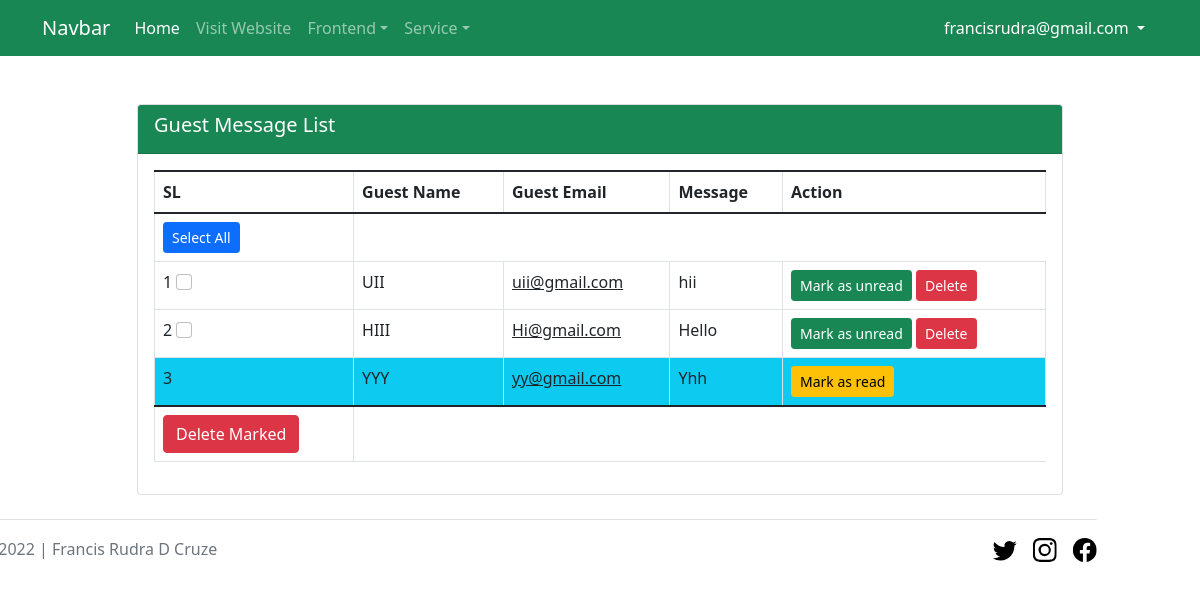
The page /admin/guest_message.php (signed in) on the database as committed earlier.
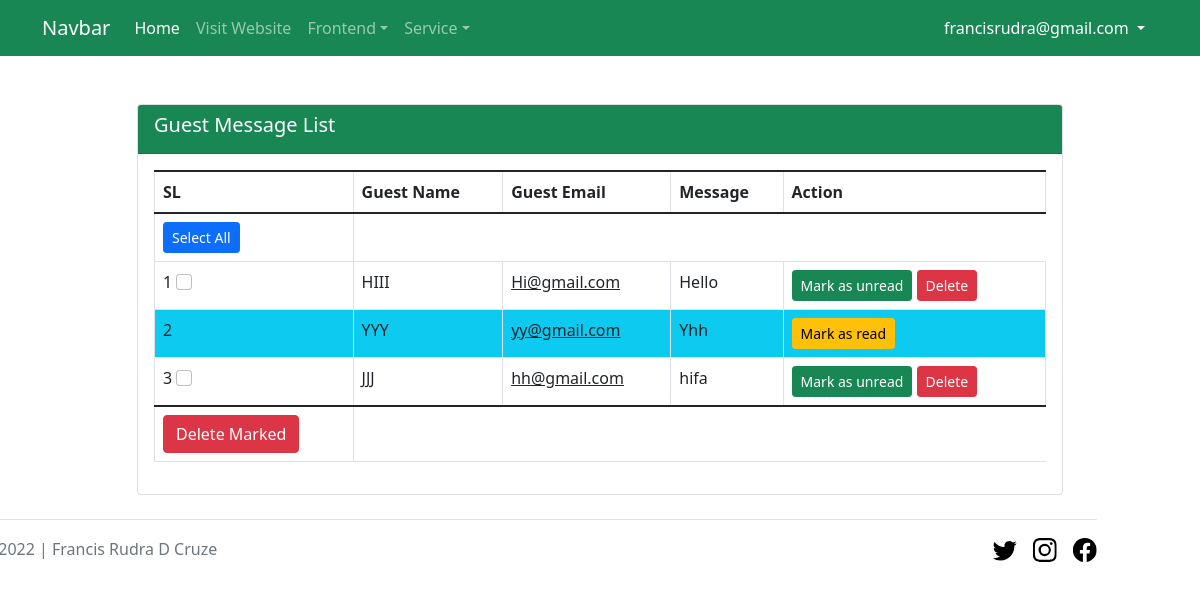
The same page on the database as committed later.
### tables this page shows
CREATE TABLE `guest_messages` (
  `id` int(11) NOT NULL,
  `guest_name` varchar(255) NOT NULL,
  `guest_email` varchar(255) NOT NULL,
  `guest_message` text NOT NULL,
  `read_status` int(1) NOT NULL DEFAULT 1
);

### db.php (called while the page is built)
<?php
function db_connect(){
    $db_host = "localhost";
    $db_user = "root";
    $db_pass = "";
    $db_name = "finance_business";
    return mysqli_connect($db_host, $db_user, $db_pass, $db_name);
}
function get_all($table_name){
    $get_query = "SELECT * FROM $table_name";
    return mysqli_query(db_connect(), $get_query);
}
?>

### admin/guest_message.php (the view, shortened to what this page needs)
<?php
    require_once('../header.php');
    require_once('navbar.php');
    require_once('../db.php');
?>
<section>
        <div class="container">
            <div class="row">
                <div class="col-lg-10 mx-auto">
                    <div class="card mt-5">
                        <div class="card-header bg-success text-white">
                            <h5 class="card-title text-capitalize">Guest Message List</h5>
                        </div>
                        <div class="card-body">
                            <table class="table table-bordered">
                                <form action="guest_message_marked_status.php" method="post">
                                    <thead>
                                        <th>SL</th>
                                        <th>Guest Name</th>
                                        <th>Guest Email</th>
                                        <th>Message</th>
                                        <th>Action</th>
                                    </thead>
                                    <tbody>
                                        <tr>
                                            <td>
                                                <label class="btn btn-primary btn-sm" for="select-all">Select All</label>
                                            </td>
                                        </tr>
                                        <?php foreach (get_all('guest_messages') as $key => $messages) : ?>
                                        <tr class="
                                            <?php
                                                if($messages['read_status'] == 1){
                                                    echo "bg-info";
                                                }else {
                                                    echo "text-dark";
                                                }
                                            ?>
                                        ">
                                            <td><?php
                                                    echo $key + 1;
                                                    if($messages['read_status'] != 1) :
                                                ?>
                                                <input class="form-check-input" name="delete_marked[<?=$messages['id']?>]" type="checkbox">
                                                <?php endif ?>
                                            </td>
                                            <td><?= $messages['guest_name']?></td>
                                            <td><a class="text-dark" href="mailto:<?= $messages['guest_email']?>"><?= $messages['guest_email']?></a></td>
                                            <td><?= $messages['guest_message']?></td>
                                            <td>
                                                <?php if ($messages['read_status'] == 1): ?>
                                                    <a href="message_status.php?message_id=<?= $messages['id']?>&read_status=<?=$messages['read_status']; ?>" class="btn btn-sm btn-warning">Mark as read</a>
                                                <?php elseif($messages['read_status'] == 0): ?>
                                                    <a href="message_status.php?message_id=<?= $messages['id']?>&read_status=<?=$messages['read_status']; ?>" class="btn btn-sm btn-success">Mark as unread</a>
                                                    <button value="message_status.php?message_id=<?= $messages['id']?>&read_status=2" type="button" class="btn btn-sm btn-danger deleteBtn">Delete</button>
                                                <?php endif ?>
                                            </td>
                                        </tr>
                                        <?php endforeach ?>
                                    </tbody>
                                    <tfoot>
                                        <tr>
                                            <td>
                                                <button type="submit" class="btn btn-danger">Delete Marked</button>
                                            </td>
                                        </tr>
                                    </tfoot>
                                </form>
                            </table>
                        </div>
                    </div>
                </div>
            </div>
        </div>
    </section>
<?php
    require_once('../footer.php');
?>

Rows that differ between the two databases and show on the page:
removed guest_messages: guest_name "UII", guest_email "uii@gmail.com", guest_message "hii"
added guest_messages: guest_name "JJJ", guest_email "hh@gmail.com", guest_message "hifa"
